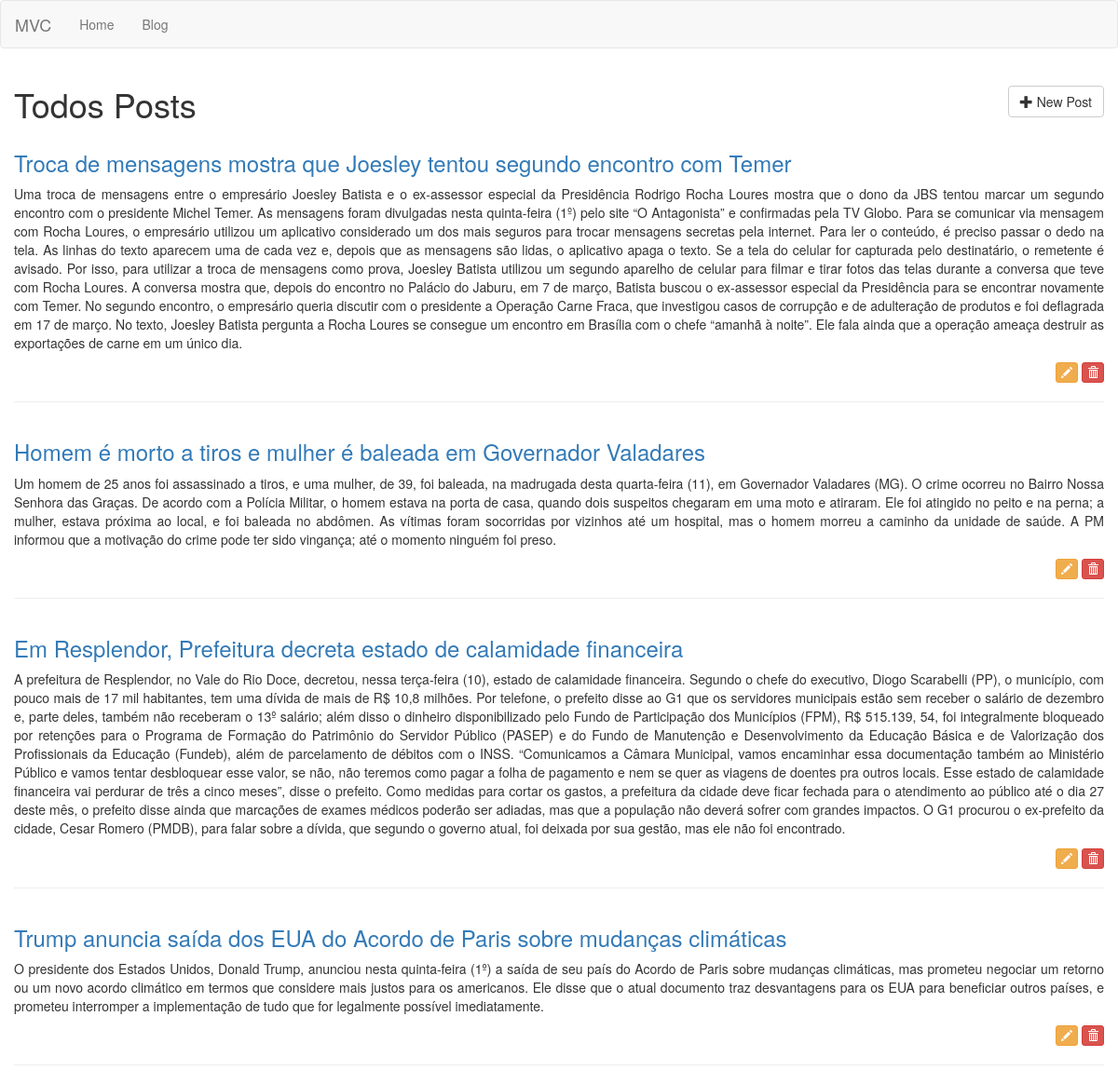
The page /posts on the database its author committed.
### tables this page shows
CREATE TABLE posts (id INTEGER CONSTRAINT posts_index PRIMARY KEY ASC AUTOINCREMENT, title VARCHAR (255) NOT NULL, content TEXT NOT NULL);

### app/Controllers/PostsController.php (called while the page is built, shortened)
<?php
class PostsController extends BaseController
{
   private $post;
   public function __construct()
   {
      $this->post = Container::getModel("Post");
   }
   public function index()
   {
      $this->view->posts = $this->post->All();
      return $this->renderView('posts/index', 'layout');
   }
}

### core/bootstrap.php (called while the page is built, shortened)
<?php
$routes = require_once __DIR__ . "/../app/routes.php";
$route = new \Core\Route($routes);

### public/index.php (called while the page is built, shortened)
<?php
require_once __DIR__ . "/../core/bootstrap.php";

### core/BaseModel.php (called while the page is built, shortened)
<?php
abstract class BaseModel
{
   private $pdo;
   protected $table;
   public function __construct(PDO $pdo)
   {
      $this->pdo = $pdo;
   }
   public function All()
   {
      $query = "SELECT * FROM {$this->table}";
      $stmt = $this->pdo->prepare($query);
      $stmt->execute();
      $result = $stmt->fetchAll();
      return $result;
   }
}

### core/Database.php (called while the page is built, shortened)
<?php
class Database
{
	public static function getDatabase()
   {
	   $conf = require_once __DIR__ . "/../app/database.php";
		if($conf['driver']=='sqlite'){
			$sqlite = __DIR__  . "/../storage/database/" . $conf['sqlite']['host'];
			$sqlite = "sqlite:".$sqlite;
			try{
				 $pdo = new PDO($sqlite);
				 $pdo->setAttribute(PDO::ATTR_ERRMODE,PDO::ERRMODE_EXCEPTION);
				 $pdo->setAttribute(PDO::ATTR_DEFAULT_FETCH_MODE,PDO::FETCH_OBJ);
				 return $pdo;
			}
			catch (PDOException $e){
				echo $e->getMessage();
			}
		} else if ($conf['driver']=='mysql'){
		     $host = $config['mysql']['host'];
			  $db_name = $config['mysql']['db_name'];
			  $username = $config['mysql']['db_username'];
			  $password = $config['mysql']['db_password'];
			  $charset = $conf['mysql']['charset'];
			  $collation = $conf['mysql']['collation'];
			try{
				$pdo = new PDO("mysql:host=$host;dbname=$db_name;charset=$charset", $username, $password);
				print_r ($pdo);
				$pdo->setAttribute(PDO::ATTR_ERRMODE,PDO::ERRMODE_EXCEPTION);
				$pdo->setAttribute(PDO::MYSQL_ATTR_INIT_COMMAND, "SET NAMES '$charset' COLLATE '$collation'");
				$pdo->setAttribute(PDO::ATTR_DEFAULT_FETCH_MODE,PDO::FETCH_OBJ);
				return $pdo;
			}
			catch (PDOException $e){
				echo $e->getMessage();
			}
		}
   }
}

### core/Container.php (called while the page is built, shortened)
<?php
class Container
{
   public static function getModel($model)
   {
      return new $model(Database::getDatabase());
   }
}

### app/Views/posts/index.phtml (the view, shortened to what this page needs)
<div class="container">
   <div class="row">
      <h1 class="h1">
         <?php echo  $this->getPageTitle(); ?>
         <a href="/posts/create" class="btn btn-default pull-right">
            <i class="glyphicon glyphicon-plus"></i>
            New Post
         </a>
      </h1>
   </div>
   <?php foreach ($this->view->posts as $post): ?>
   <div class="row">
      <h3 class="h3">
         <a href="<?php echo "/posts/" . $post->id . "/show"; ?>">
         <?php echo $post->title; ?>
         </a>
      </h3>
      <p class="text-justify"><?php echo $post->content; ?></p>
       <p class="text-right">
           <a href="/posts/<?php echo $post->id; ?>/edit" class="btn btn-warning btn-xs">
               <i class="glyphicon glyphicon-pencil"></i>
           </a>
           <a href="/posts/<?php echo $post->id; ?>/delete" class="btn btn-danger btn-xs"
             onclick="return confirm('Tem certeza que deseja excluir este post?');">
               <i class="glyphicon glyphicon-trash"></i>
           </a>
       </p>
      <hr>
   </div>
   <?php endforeach; ?>
</div>

### core/Route.php (shortened to what this page needs)
<?php
class Route
{
   private $routes;
   public function __construct(array $routes)
   {
      $this->run();
   }
   private function setRoutes($routes)
   {
      foreach($routes as $route){
         $explode = explode('@', $route[1]);
         $r = [$route[0], $explode[0], $explode[1] ];
         $newRoutes[] = $r;
      }
      $this->routes = $newRoutes;
   }
   private function getRequest()
   {
      $obj = new \stdClass;
      return $obj;
   }
   private function getUrl()
   {
      return parse_url($_SERVER['REQUEST_URI'],PHP_URL_PATH);
   }
   private function run()
   {
      $url = $this->getUrl();
      foreach($this->routes as $route){
         $routeArray = explode('/', $route[0]);
         $params=[];
         for($i=0; $i < count($routeArray); $i++){
            $route[0] = implode($routeArray, '/');
         }
         if($url == $route[0]){
            $route_found = 1;
            $controller = $route[1];
            $action = $route[2];
            break;
         }
      }
      if($route_found){
         $controller = Container::newController($controller);
         switch(count($params)){
            default:
               $controller->$action($this->getRequest());
               break;
         }
      } else {
         Container::pageNotFound();
      }
   }
}

### core/BaseController.php (shortened to what this page needs)
<?php
class BaseController
{
   private $viewPath;
   private $layoutPath;
   private $title = null;
   public function __construct()
   {
      $this->view = new \stdClass;
   }
   protected function renderView($viewPath, $layoutPath = null)
   {
      $this->viewPath = $viewPath;
      $this->layoutPath = $layoutPath;
      if($layoutPath){
         return $this->setLayout();
      } else {
         return  $this->content();
      }
   }
   protected function content()
   {
      $path = __DIR__ . "/../app/Views/{$this->viewPath}.phtml";
      if(file_exists( __DIR__ . "/../app/Views/{$this->viewPath}.phtml")){
         return require_once __DIR__ . "/../app/Views/{$this->viewPath}.phtml";
      } else {
         echo "Error: View path not found! <br/>$path";
      }
   }
   protected function setLayout()
   {
      $path = __DIR__ . "/../app/Views/{$this->layoutPath}.phtml";
      if(file_exists( __DIR__ . "/../app/Views/{$this->layoutPath}.phtml")){
         return require_once __DIR__ . "/../app/Views/{$this->layoutPath}.phtml";
      } else {
         echo "Error: Layout path not found!<br/>$path";
      }
   }
   protected function setPageTitle($title)
   {
      $this->title = $title;
   }
   protected function getPageTitle($separator=null)
   {
      if($separator){
         return $this->title . " " . $separator . " ";
      } else {
         return $this->title;
      }
   }
}

### app/Views/layout.phtml (shortened to what this page needs)
<!DOCTYPE html>
<html lang="pt-br">
  <head>
    <link href="/assets/css/bootstrap.min.css" rel="stylesheet">
    <link href="/assets/css/font-awesome.min.css" rel="stylesheet">
  </head>
  <body>
  <?php require_once __DIR__ . "/menu.phtml"; ?>
  <div class="container-fluid">
     <div class="row">
        <?php $this->content(); ?>
     </div>
  </div>
  </body>
</html>

### app/Views/menu.phtml (shortened to what this page needs)
<nav class="navbar navbar-default">
  <div class="container-fluid">
    <div class="navbar-header">
      <a class="navbar-brand" href="/">MVC</a>
    </div>
    <div class="collapse navbar-collapse" id="bs-example-navbar-collapse-1">
      <ul class="nav navbar-nav">
        <li><a href="/">Home <span class="sr-only">(current)</span></a></li>
        <li><a href="/posts">Blog</a></li>
      </ul>
    </div>
  </div>
</nav>

### rows shown on the page
posts: title "Troca de mensagens mostra que Joesley tentou segundo encontro com Temer", content "Uma troca de mensagens entre o empresário Joesley Batista e o ex-assessor especial da Presidência Rodrigo Rocha Loures mostra que o dono da JBS tentou marcar um segundo encontro com o presidente Michel Temer. As mensagens foram divulgadas nesta quinta-feira (1º) pelo site “O Antagonista” e confirmadas pela TV Globo. Para se comunicar via mensagem com Rocha Loures, o empresário utilizou um aplicativo considerado um dos mais seguros para trocar mensagens secretas pela internet. Para ler o conteúdo, é preciso passar o dedo na tela. As linhas do texto aparecem uma de cada vez e, depois que as mensagens são lidas, o aplicativo apaga o texto. Se a tela do celular for capturada pelo destinatário,…"
posts: title "Homem é morto a tiros e mulher é baleada em Governador Valadares", content "Um homem de 25 anos foi assassinado a tiros, e uma mulher, de 39, foi baleada, na madrugada desta quarta-feira (11), em Governador Valadares (MG). O crime ocorreu no Bairro Nossa Senhora das Graças. De acordo com a Polícia Militar, o homem estava na porta de casa, quando dois suspeitos chegaram em uma moto e atiraram. Ele foi atingido no peito e na perna; a mulher, estava próxima ao local, e foi baleada no abdômen. As vítimas foram socorridas por vizinhos até um hospital, mas o homem morreu a caminho da unidade de saúde. A PM informou que a motivação do crime pode ter sido vingança; até o momento ninguém foi preso."
posts: title "Em Resplendor, Prefeitura decreta estado de calamidade financeira", content "A prefeitura de Resplendor, no Vale do Rio Doce, decretou, nessa terça-feira (10), estado de calamidade financeira. Segundo o chefe do executivo, Diogo Scarabelli (PP), o município, com pouco mais de 17 mil habitantes, tem uma dívida de mais de R$ 10,8 milhões. Por telefone, o prefeito disse ao G1 que os servidores municipais estão sem receber o salário de dezembro e, parte deles, também não receberam o 13º salário; além disso o dinheiro disponibilizado pelo Fundo de Participação dos Municípios (FPM), R$ 515.139, 54, foi integralmente bloqueado por retenções para o Programa de Formação do Patrimônio do Servidor Público (PASEP) e do Fundo de Manutenção e Desenvolvimento da Educação Básica e…"
posts: title "Trump anuncia saída dos EUA do Acordo de Paris sobre mudanças climáticas", content "O presidente dos Estados Unidos, Donald Trump, anunciou nesta quinta-feira (1º) a saída de seu país do Acordo de Paris sobre mudanças climáticas, mas prometeu negociar um retorno ou um novo acordo climático em termos que considere mais justos para os americanos. Ele disse que o atual documento traz desvantagens para os EUA para beneficiar outros países, e prometeu interromper a implementação de tudo que for legalmente possível imediatamente."

### other values the page prints
$this->getPageTitle() "Todos Posts"
